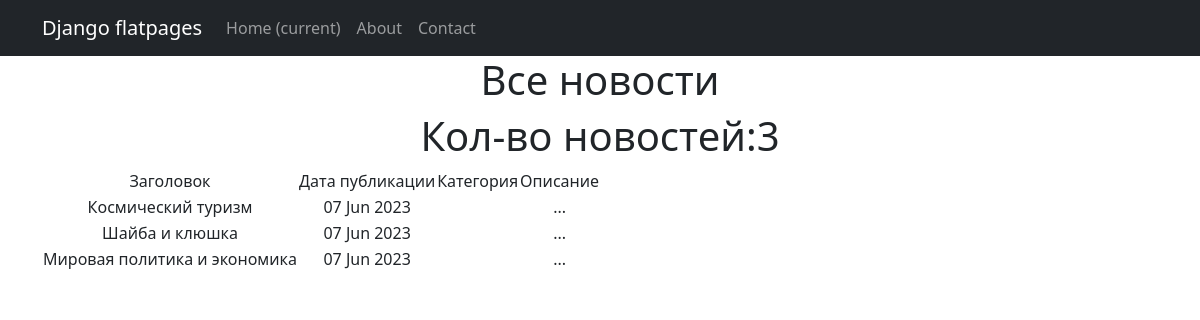
Page /news/ on the committed database.
### news/models.py (models this page shows, shortened)
class Post(models.Model):
    objects = None
    author = models.ForeignKey(Author, on_delete=models.PROTECT, verbose_name='Автор')
    type = models.CharField(max_length=2, choices=POST, default=article, verbose_name='Вид поста')
    time_in = models.DateTimeField(auto_now_add=True, verbose_name='Дата создания')
    category = models.ManyToManyField('Category', through='PostCategory')
    header = models.CharField(max_length=255, default='Defaullt title', verbose_name='Заголовок')
    content = models.TextField(default="...", verbose_name='Контент')
    rating = models.IntegerField(default=0)

### news/views.py (the view)
# urls.py: path('', PostList.as_view()),
class PostList(ListView):
    model = Post
    ordering = '-time_in'
    template_name = 'news.html'
    context_object_name = 'posts'

### news/templatetags/censor_filters.py (called while the page is built)
@register.filter()
def censor(word):
   if isinstance(word, str):
      for i in word.split():
         if i.capitalize() in cens:
               word = word.replace(i, i[0] + '*' * len(i))
   else:
      raise ValueError(
         'custom_filters -> censor -> A string is expected, but a different data type has been entered')
   return word

### templates/news.html (shortened to what this page needs)
{% extends 'flatpages/default.html' %}
{% load censor_filters %}
{% block content %}
    <h1>Все новости</h1>
    <h1>Кол-во новостей:{{posts|length}}</h1>
    {% if posts %}
        <table>
           <tr>
               <td>Заголовок</td>
               <td>Дата публикации</td>
               <td>Категория</td>
               <td>Описание</td>
           </tr>
           {% for post in posts %}
           <tr>
               <td>{{ post.header|censor }}</td>
               <td>{{ post.time_in|date:'d M Y' }}</td>
               <td>{{ post.category.name_category }}</td>
               <td>{{ post.content|censor|truncatechars:20 }}</td>
           </tr>
           {% endfor %}
        </table>
    {% else %}
       <h2>Новостей нет!</h2>
    {% endif %}
{% endblock content %}

### templates/flatpages/default.html (shortened to what this page needs)
<!DOCTYPE html>
<html lang="en">
    <head>
        {% load static %}
        <link href="{% static 'css/styles.css' %}" rel="stylesheet" />
    </head>
    <body>
        <nav class="navbar navbar-expand-lg navbar-dark bg-dark static-top">
           <div class="container">
               <a class="navbar-brand" href="#">Django flatpages</a>
               <div class="collapse navbar-collapse" id="navbarResponsive">
                   <ul class="navbar-nav ml-auto">
                       <li class="nav-item active">
                           <a class="nav-link" href="#">Home
                               <span class="sr-only">(current)</span>
                           </a>
                       </li>
                       <li class="nav-item">
                           <a class="nav-link" href="/about/">About</a>
                       </li>
                       <li class="nav-item">
                           <a class="nav-link" href="/contacts/">Contact</a>
                       </li>
                   </ul>
               </div>
           </div>
        </nav>
        <div class="container">
           <div class="row">
               <div class="col-lg-12 text-center">
                   {% block content %}{% endblock content %}
               </div>
           </div>
        </div>
    </body>
</html>

### rows in the picture
Post: header|censor "Космический туризм", time_in "07 Jun 2023", content|censor "..."
Post: header|censor "Шайба и клюшка", time_in "07 Jun 2023", content|censor "..."
Post: header|censor "Мировая политика и экономика", time_in "07 Jun 2023", content|censor "..."

### other values in the picture
{{ posts|length }} "3"
